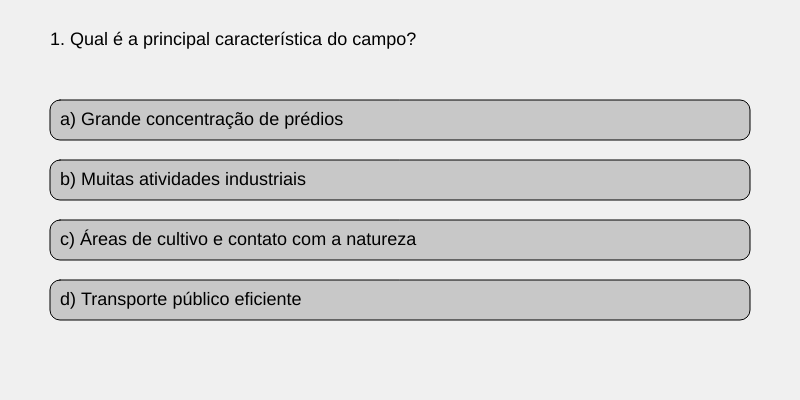
Frame 1 (no input)
Frame 60 (no input): identical to frame 1, image omitted
Frame 120 (the mouse pressed at the canvas centre since frame 60): identical to frame 1, image omitted

The p5.js sketch that drew this single still picture (run headless with seeded random() and noise() and a simulated clock; from frame 60 on, the mouse is pressed at the canvas centre):

// p5.js sketch
// ── sketch.js
let perguntas = [
  ["1. Qual é a principal característica do campo?", ["a) Grande concentração de prédios", "b) Muitas atividades industriais", "c) Áreas de cultivo e contato com a natureza", "d) Transporte público eficiente"], 3],
  ["2. Qual dessas opções é mais comum em uma cidade?", ["a) Fazendas", "b) Trânsito intenso", "c) Produção agrícola em larga escala", "d) Pecuária"], 2],
  ["3. O que caracteriza a vida no campo, em comparação com a cidade?", ["a) Mais barulho e poluição", "b) Menor número de pessoas e atividades mais tranquilas", "c) Maior presença de serviços de saúde", "d) Menos natureza e áreas verdes"], 2],
  ["4. Em qual tipo de ambiente é mais fácil encontrar indústrias e comércios de grande porte?", ["a) No campo", "b) Na cidade", "c) Na zona rural", "d) Em vilarejos pequenos"], 2],
  ["5. Qual é a vantagem de se viver no campo?", ["a) Acessibilidade a serviços de saúde de alta qualidade", "b) Contato constante com a natureza e um ar mais puro", "c) Facilidade para se deslocar a pé", "d) Diversidade de opções de lazer como shopping centers"], 2]
];

let atual = 0; // Índice da pergunta atual
let pontos = 0; // Pontuação do jogador
let fim = false; // Indica se o quiz terminou

function setup() {
  createCanvas(800, 400); // Cria a tela do jogo
  textSize(18); // Define o tamanho do texto
  textAlign(LEFT, CENTER); // Alinha o texto à esquerda e centralizado verticalmente
}

function draw() {
  background(240); // Cor de fundo cinza claro
  fill(0); // Cor do texto preta

  if (!fim) {
    // Exibe a pergunta atual
    text(perguntas[atual][0], 50, 40);

    // Exibe as opções de resposta
    for (let i = 0; i < 4; i++) {
      let yPos = 100 + i * 60; // Posição Y para cada opção
      fill(200); // Cor dos retângulos das opções
      // Desenha o retângulo da opção
      rect(50, yPos, 700, 40, 10);
      fill(0); // Cor do texto das opções
      // Exibe o texto da opção
      text(perguntas[atual][1][i], 60, yPos + 20);
    }
  } else {
    // Tela final do quiz
    textSize(32);
    textAlign(CENTER, CENTER);
    text("Quiz Finalizado!", width / 2, height / 2 - 50);
    text("Sua pontuação: " + pontos + " de " + perguntas.length, width / 2, height / 2 + 10);
  }
}

function mousePressed() {
  if (!fim) {
    // Verifica qual opção foi clicada
    for (let i = 0; i < 4; i++) {
      let yPos = 100 + i * 60;
      // Verifica se o clique está dentro do retângulo da opção
      if (mouseX > 50 && mouseX < 750 && mouseY > yPos && mouseY < yPos + 40) {
        // Se a opção clicada for a resposta correta
        if (i + 1 === perguntas[atual][2]) {
          pontos++; // Incrementa a pontuação
        }
        atual++; // Passa para a próxima pergunta

        // Verifica se todas as perguntas foram respondidas
        if (atual >= perguntas.length) {
          fim = true; // Define o fim do quiz
        }
        break; // Sai do loop para evitar múltiplas verificações
      }
    }
  } else {
    // Se o quiz terminou, um clique reinicia o quiz
    atual = 0;
    pontos = 0;
    fim = false;
  }
}
